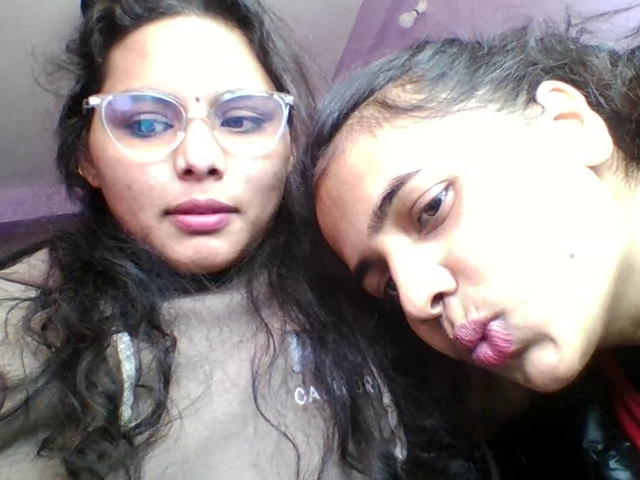
#> input picture frame 21 of inputs/input_video.webm, 640 x 480 px
$ python fps.py
#> lines starting #> are read from the running program, lines starting #| are printed output that depends on the picture; after the words box and inside, x2 and y2 are one past the last pixel; in counts of white or black regions, pixels touching at a corner belong together
import cv2
import datetime
import imutils

def main():
    video =cv2.VideoCapture('../inputs/input_video.webm')
    frame_width = int(video.get(3))
    frame_height = int(video.get(4))
    size = (frame_width, frame_height)
    fps_start = datetime.datetime.now()
    fps=0
    total_frames = 0
    result = cv2.VideoWriter('../output/file.avi',
                             cv2.VideoWriter_fourcc(*'MJPG'),
                             10, size)

    while True:
        return_value, frame = video.read()
#> frame is the input picture: shape (480, 640, 3); mean B, G, R 134, 133.2, 141.8
        print(return_value)
#| True
        frame = cv2.resize(frame, (frame_width, frame_height))
        total_frames = total_frames + 1

        fps_end = datetime.datetime.now()
        diff_time = fps_end - fps_end

        if diff_time.seconds == 0:
            fps = 0.0
        else:
            fps = (total_frames / diff_time.seconds)

        text_fps = "FPS is: {:.2f}".format (fps)
        cv2.putText(frame, text_fps, (5,35), cv2.FONT_HERSHEY_TRIPLEX, 1, (0,255,0), 1)
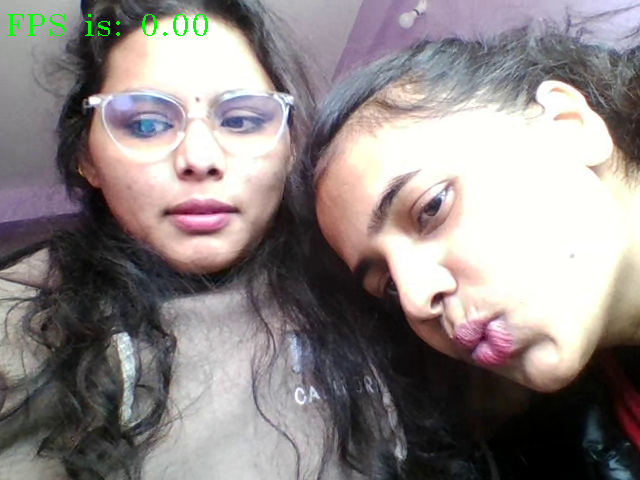
#> frame: shape (480, 640, 3); 0.28% of pixels changed, all inside (x1, y1, x2, y2) = (7, 14, 208, 36)
        cv2.imshow("Video", frame)
        result.write(frame)
        key = cv2.waitKey(1)
#> (key Esc is pressed here)
        if key == ord('p'):
            break
    cv2.destroyAllWindows()

main()

$ run again, starting later in the video
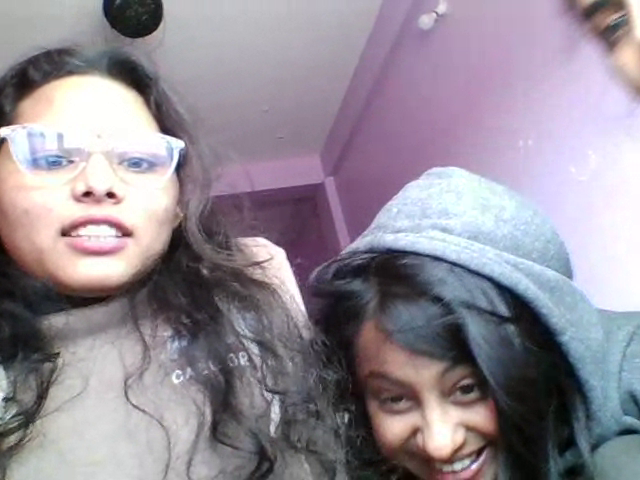
#> input picture frame 97 of inputs/input_video.webm, 640 x 480 px
#> in main, frame is the input picture: shape (480, 640, 3); mean B, G, R 150.6, 140.3, 148.1
#| True
#> in main, `cv2.putText(frame, text_fps, (5,35), cv2.FONT_HERSHEY_TRIPLEX, 1, (0,2..`:
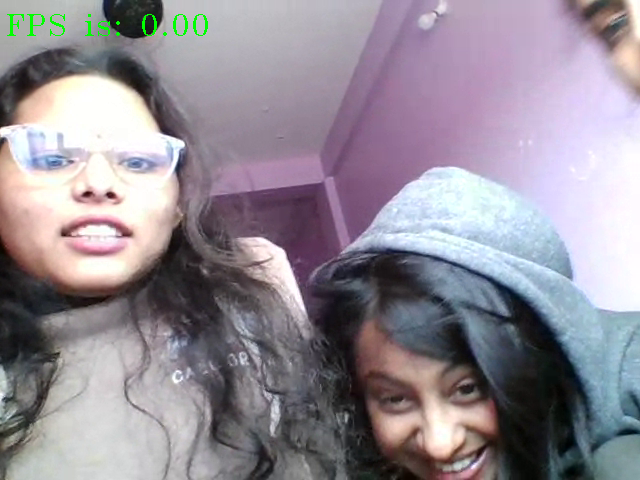
#> frame: shape (480, 640, 3); 0.28% of pixels changed, all inside (x1, y1, x2, y2) = (7, 14, 208, 36)

$ run again, starting later in the video
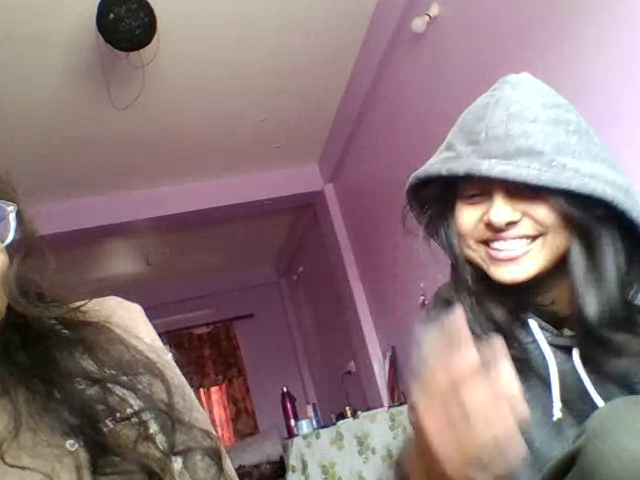
#> input picture frame 173 of inputs/input_video.webm, 640 x 480 px
#> in main, frame is the input picture: shape (480, 640, 3); mean B, G, R 120.2, 117.7, 138.7
#| True
#> in main, `cv2.putText(frame, text_fps, (5,35), cv2.FONT_HERSHEY_TRIPLEX, 1, (0,2..`:
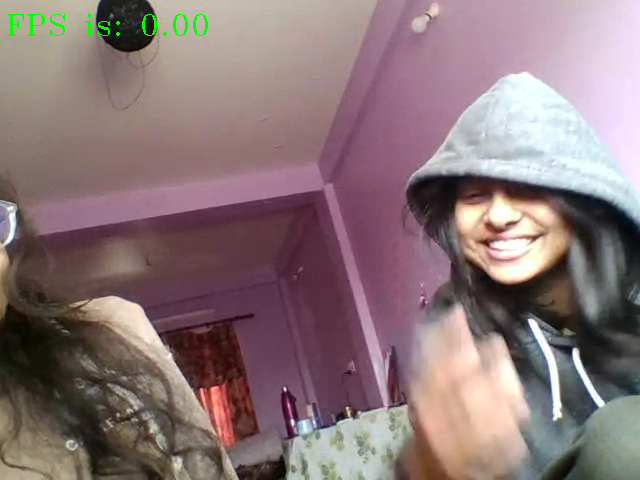
#> frame: shape (480, 640, 3); 0.28% of pixels changed, all inside (x1, y1, x2, y2) = (7, 14, 208, 36)
